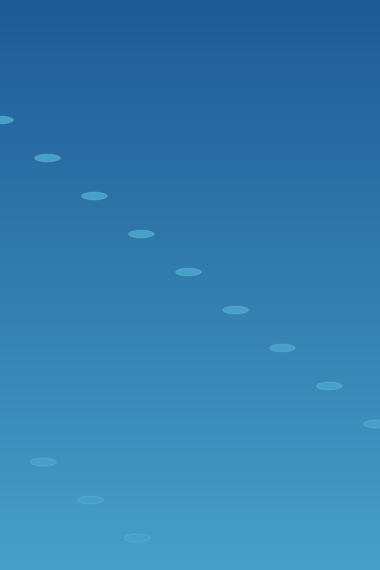
Frame 1 (no input)
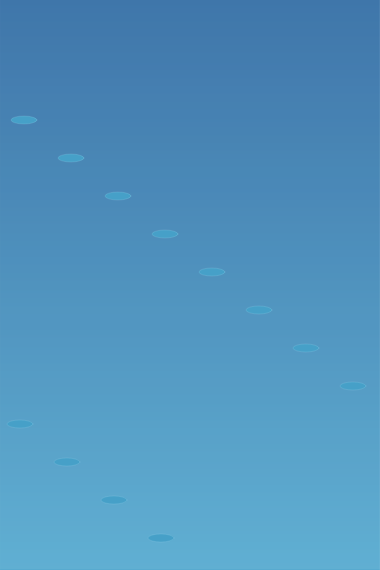
Frame 60 (no input)
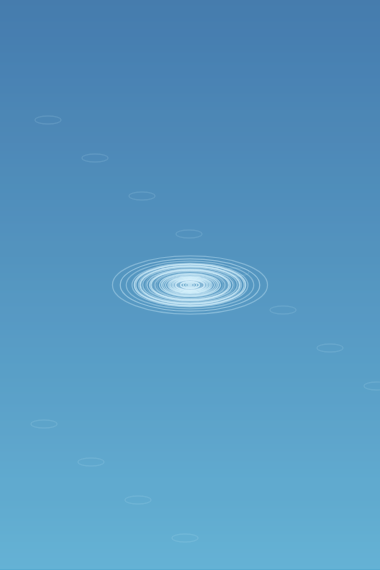
Frame 120 (the mouse pressed at the canvas centre since frame 60)

The p5.js sketch that drew these frames (run headless with seeded random() and noise() and a simulated clock; from frame 60 on, the mouse is pressed at the canvas centre):

// p5.js sketch
// ── sketch.js
let ripples = [];

function setup() {
  createCanvas(380, 570);
  frameRate(24);
  noStroke();
}

function draw() {
  // 清澈海面渐变背景（深海蓝到浅青蓝，模拟通透海水）
  for (let y = 0; y < height; y++) {
    let t = map(y, 0, height, 0, 1);
    let r = lerp(30, 70, t);
    let g = lerp(90, 160, t);
    let b = lerp(150, 200, t);
    fill(r, g, b);
    rect(0, y, width, 1);
  }

  // 鼠标移动：生成新水波纹（利用mouseX mouseY）
  if (mouseIsPressed || (abs(mouseX - pmouseX) > 2 || abs(mouseY - pmouseY) > 2)) {
    // random 给波纹随机初始速度偏移，满足random函数作业考点
    ripples.push({
      x: mouseX,
      y: mouseY,
      radius: 0,
      maxRadius: random(45, 90),
      alpha: 160,
      speed: random(1.6, 2.8)
    });
  }

  // 更新+绘制所有波纹
  for (let i = ripples.length - 1; i >= 0; i--) {
    let rp = ripples[i];
    rp.radius += rp.speed;
    rp.alpha -= 2.2;

    // if条件判断：波纹超出最大半径 或者透明度<=0，删除（if条件语句考点）
    if (rp.radius > rp.maxRadius || rp.alpha <= 0) {
      ripples.splice(i, 1);
      continue;
    }

    // 绘制多层同心水波纹，模拟真实海面涟漪
    noFill();
    stroke(220, 245, 255, rp.alpha);
    strokeWeight(1.3);
    ellipse(rp.x, rp.y, rp.radius * 2, rp.radius * 0.75); // 椭圆涟漪，更像水面
    stroke(220, 245, 255, rp.alpha * 0.5);
    ellipse(rp.x, rp.y, rp.radius * 1.4, rp.radius * 0.55);
  }

  // 微弱环境细波纹，让海面不是死板静止
  stroke(200,235,250,35);
  for(let i=0;i<12;i++){
    let wx = (i*47 + frameCount*0.4) % width;
    let wy = 120 + i*38;
    ellipse(wx, wy, 26, 8);
  }
}
// ── style.css
html, body {
  margin: 0;
  padding: 0;
  min-height: 100%;
  background: #f4f4f2;
  font-family: -apple-system, BlinkMacSystemFont, "Segoe UI", "PingFang SC",
    "Microsoft YaHei", sans-serif;
}

body {
  display: flex;
  flex-direction: column;
  align-items: center;
  justify-content: center;
  min-height: 100vh;
  gap: 18px;
}

main {
  line-height: 0;
  box-shadow: 0 2px 24px rgba(0, 0, 0, 0.08);
}

canvas {
  display: block;
  max-width: 100%;
  height: auto !important;
  cursor: crosshair;
  touch-action: none;
}

.hint {
  margin: 0;
  font-size: 13px;
  letter-spacing: 0.06em;
  color: #9a9a94;
  user-select: none;
}
